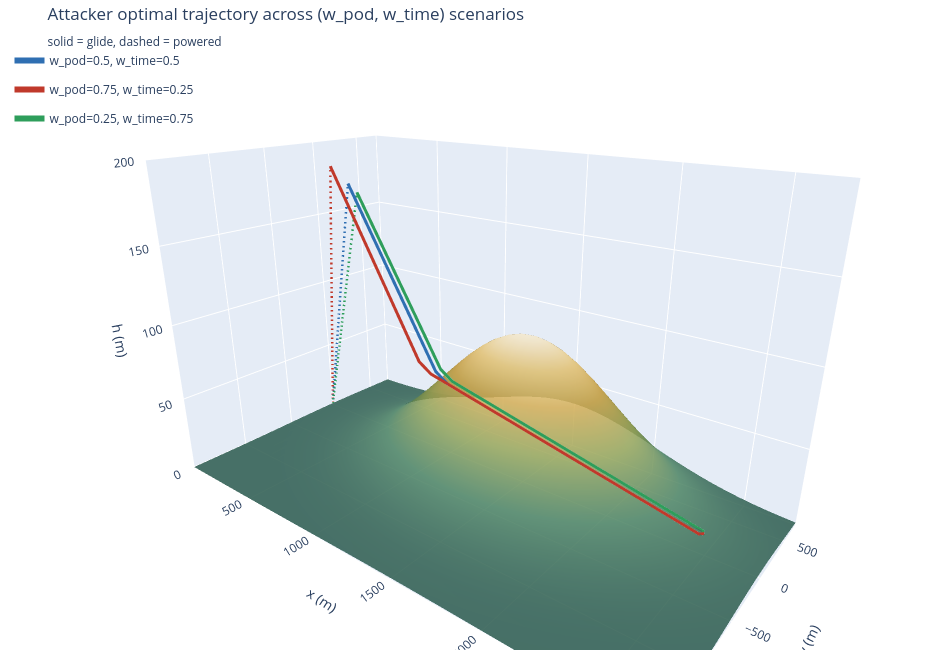

The code cell stored with this chart in its notebook:
### Code cell
terrain = results[0]["geometry"]["primary_result"]["terrain_arrays"]

terrain_colorscale = [
    [0.00, "#1f4e42"], [0.25, "#3f7757"], [0.50, "#8a9a4e"],
    [0.72, "#c8a24a"], [0.88, "#e6c983"], [1.00, "#f5ecd6"],
]

surface = go.Surface(
    x=terrain["x"], y=terrain["y"], z=np.asarray(terrain["height"]).T,
    colorscale=terrain_colorscale, cmin=0.0, cmax=100.0, showscale=False,
    opacity=0.85, hoverinfo="skip", name="terrain",
    lighting=dict(ambient=0.6, diffuse=0.7, specular=0.1, roughness=0.9),
    lightposition=dict(x=-1500, y=-1500, z=2000),
)

traces = [surface]
for result in results:
    trajectory = result["trajectory"]
    powered_path = result["powered_path"]
    label = f"w_pod={result['w_pod']}, w_time={result['w_time']}"
    traces.append(go.Scatter3d(
        x=powered_path[:, 0], y=powered_path[:, 1], z=powered_path[:, 2],
        mode="lines", line=dict(color=result["color"], width=5, dash="dash"),
        name=f"{label} (powered)", legendgroup=label, showlegend=False,
        hovertemplate="x=%{x:.0f}<br>y=%{y:.0f}<br>h=%{z:.1f}<extra></extra>",
    ))
    traces.append(go.Scatter3d(
        x=trajectory[:, 0], y=trajectory[:, 1], z=trajectory[:, 2],
        mode="lines", line=dict(color=result["color"], width=6),
        name=label, legendgroup=label,
        hovertemplate="x=%{x:.0f}<br>y=%{y:.0f}<br>h=%{z:.1f}<extra></extra>",
    ))

fig = go.Figure(data=traces)
fig.update_layout(
    scene=dict(
        xaxis=dict(title="x (m)", range=[0, 2750]),
        yaxis=dict(title="y (m)", range=[-1500, 750]),
        zaxis=dict(title="h (m)", range=[0, 200]),
        aspectmode="manual",
        aspectratio=dict(x=2750 / 1500, y=1500 / 1500, z=1.1),
        camera=dict(eye=dict(x=1.35, y=-1.7, z=0.85)),
    ),
    legend=dict(x=0.01, y=0.99, bgcolor="rgba(255,255,255,0.6)"),
    margin=dict(l=0, r=0, t=40, b=0),
    title="Attacker optimal trajectory across (w_pod, w_time) scenarios<br>"
          "<sub>solid = glide, dashed = powered</sub>",
    width=950, height=650,
)
fig

### Figure 1 — Plotly figure (JSON) as saved in the notebook; plotly's stock layout.template omitted (floating-point values rounded to 4 significant figures; data arrays with more than 128 entries replaced by an {"elided": "..."} marker saying what was removed)
{"data": [{"cmax": 100, "cmin": 0, "colorscale": [[0, "#1f4e42"], [0.25, "#3f7757"], [0.5, "#8a9a4e"], [0.72, "#c8a24a"], [0.88, "#e6c983"], [1, "#f5ecd6"]], "hoverinfo": "skip", "lighting": {"ambient": 0.6, "diffuse": 0.7, "roughness": 0.9, "specular": 0.1}, "lightposition": {"x": -1500, "y": -1500, "z": 2000}, "name": "terrain", "opacity": 0.85, "showscale": false, "type": "surface", "x": [0.0, 68.75, 137.5, 206.2, 275.0, 343.8, 412.5, 481.2, 550.0, 618.8, 687.5, 756.2, 825.0, 893.8, 962.5, 1031.0, 1100.0, 1169.0, 1238.0, 1306.0, 1375.0, 1444.0, 1512.0, 1581.0, 1650.0, 1719.0, 1788.0, 1856.0, 1925.0, 1994.0, 2062.0, 2131.0, 2200.0, 2269.0, 2338.0, 2406.0, 2475.0, 2544.0, 2612.0, 2681.0, 2750.0], "y": [-1500.0, -1450.0, -1400.0, -1350.0, -1300.0, -1250.0, -1200.0, -1150.0, -1100.0, -1050.0, -1000.0, -950.0, -900.0, -850.0, -800.0, -750.0, -700.0, -650.0, -600.0, -550.0, -500.0, -450.0, -400.0, -350.0, -300.0, -250.0, -200.0, -150.0, -100.0, -50.0, 0.0, 50.0, 100.0, 150.0, 200.0, 250.0, 300.0, 350.0, 400.0, 450.0, 500.0, 550.0, 600.0, 650.0, 700.0, 750.0, 800.0, 850.0, 900.0, 950.0, 1000.0, 1050.0, 1100.0, 1150.0, 1200.0, 1250.0, 1300.0, 1350.0, 1400.0, 1450.0, 1500.0], "z": {"elided": "61x41 float values"}}, {"hovertemplate": "x=%{x:.0f}<br>y=%{y:.0f}<br>h=%{z:.1f}<extra></extra>", "legendgroup": "w_pod=0.5, w_time=0.5", "line": {"color": "#2f6fb2", "dash": "dash", "width": 5}, "mode": "lines", "name": "w_pod=0.5, w_time=0.5 (powered)", "showlegend": false, "type": "scatter3d", "x": [0.0, 34.38, 68.75, 103.1, 137.5, 171.9, 206.2, 240.6, 275.0], "y": [0.0, 0.0, 0.0, 0.0, 0.0, 0.0, 0.0, 0.0, 0.0], "z": [1.111, 22.85, 44.58, 66.32, 88.06, 109.8, 131.5, 153.3, 175.0]}, {"hovertemplate": "x=%{x:.0f}<br>y=%{y:.0f}<br>h=%{z:.1f}<extra></extra>", "legendgroup": "w_pod=0.5, w_time=0.5", "line": {"color": "#2f6fb2", "width": 6}, "mode": "lines", "name": "w_pod=0.5, w_time=0.5", "type": "scatter3d", "x": [275.0, 343.8, 412.5, 481.2, 550.0, 618.8, 687.5, 756.2, 825.0, 893.8, 962.5, 1031.0, 1100.0, 1169.0, 1238.0, 1306.0, 1375.0, 1444.0, 1512.0, 1581.0, 1650.0, 1719.0, 1788.0, 1856.0, 1925.0, 1994.0, 2062.0, 2131.0, 2200.0, 2269.0, 2338.0, 2406.0, 2475.0, 2489.0], "y": [0.0, -50.0, -100.0, -150.0, -200.0, -250.0, -300.0, -350.0, -400.0, -450.0, -500.0, -550.0, -600.0, -650.0, -700.0, -750.0, -800.0, -800.0, -750.0, -700.0, -650.0, -600.0, -550.0, -500.0, -450.0, -400.0, -350.0, -300.0, -250.0, -200.0, -150.0, -100.0, -50.0, -10.55], "z": [175.0, 170.0, 165.0, 160.0, 155.0, 150.0, 145.0, 140.0, 135.0, 130.0, 125.0, 120.0, 115.0, 110.0, 105.0, 100.0, 95.0, 90.0, 85.0, 80.0, 75.0, 70.0, 65.0, 60.0, 55.0, 50.0, 45.0, 40.0, 35.0, 30.0, 25.0, 20.0, 15.0, 14.27]}, {"hovertemplate": "x=%{x:.0f}<br>y=%{y:.0f}<br>h=%{z:.1f}<extra></extra>", "legendgroup": "w_pod=0.75, w_time=0.25", "line": {"color": "#c0392b", "dash": "dash", "width": 5}, "mode": "lines", "name": "w_pod=0.75, w_time=0.25 (powered)", "showlegend": false, "type": "scatter3d", "x": [0.0, 17.19, 34.38, 51.56, 68.75, 85.94, 103.1, 120.3, 137.5], "y": [0.0, 0.0, 0.0, 0.0, 0.0, 0.0, 0.0, 0.0, 0.0], "z": [1.111, 24.1, 47.08, 70.07, 93.06, 116.0, 139.0, 162.0, 185.0]}, {"hovertemplate": "x=%{x:.0f}<br>y=%{y:.0f}<br>h=%{z:.1f}<extra></extra>", "legendgroup": "w_pod=0.75, w_time=0.25", "line": {"color": "#c0392b", "width": 6}, "mode": "lines", "name": "w_pod=0.75, w_time=0.25", "type": "scatter3d", "x": [137.5, 206.2, 275.0, 343.8, 412.5, 481.2, 550.0, 618.8, 687.5, 756.2, 825.0, 893.8, 962.5, 1031.0, 1100.0, 1169.0, 1238.0, 1306.0, 1375.0, 1444.0, 1512.0, 1581.0, 1650.0, 1719.0, 1788.0, 1856.0, 1925.0, 1994.0, 2062.0, 2131.0, 2200.0, 2269.0, 2338.0, 2406.0, 2475.0, 2489.0], "y": [0.0, -50.0, -100.0, -150.0, -200.0, -250.0, -300.0, -350.0, -400.0, -450.0, -500.0, -550.0, -600.0, -650.0, -700.0, -750.0, -800.0, -850.0, -850.0, -800.0, -750.0, -700.0, -650.0, -600.0, -550.0, -500.0, -450.0, -400.0, -350.0, -300.0, -250.0, -200.0, -150.0, -100.0, -50.0, -10.55], "z": [185.0, 180.0, 175.0, 170.0, 165.0, 160.0, 155.0, 150.0, 145.0, 140.0, 135.0, 130.0, 125.0, 120.0, 115.0, 110.0, 105.0, 100.0, 95.0, 90.0, 85.0, 80.0, 75.0, 70.0, 65.0, 60.0, 55.0, 50.0, 45.0, 40.0, 35.0, 30.0, 25.0, 20.0, 15.0, 14.27]}, {"hovertemplate": "x=%{x:.0f}<br>y=%{y:.0f}<br>h=%{z:.1f}<extra></extra>", "legendgroup": "w_pod=0.25, w_time=0.75", "line": {"color": "#2e9e5b", "dash": "dash", "width": 5}, "mode": "lines", "name": "w_pod=0.25, w_time=0.75 (powered)", "showlegend": false, "type": "scatter3d", "x": [0.0, 42.97, 85.94, 128.9, 171.9, 214.8, 257.8, 300.8, 343.8], "y": [0.0, 0.0, 0.0, 0.0, 0.0, 0.0, 0.0, 0.0, 0.0], "z": [1.111, 22.22, 43.33, 64.44, 85.56, 106.7, 127.8, 148.9, 170.0]}, {"hovertemplate": "x=%{x:.0f}<br>y=%{y:.0f}<br>h=%{z:.1f}<extra></extra>", "legendgroup": "w_pod=0.25, w_time=0.75", "line": {"color": "#2e9e5b", "width": 6}, "mode": "lines", "name": "w_pod=0.25, w_time=0.75", "type": "scatter3d", "x": [343.8, 412.5, 481.2, 550.0, 618.8, 687.5, 756.2, 825.0, 893.8, 962.5, 1031.0, 1100.0, 1169.0, 1238.0, 1306.0, 1375.0, 1444.0, 1512.0, 1581.0, 1650.0, 1719.0, 1788.0, 1856.0, 1925.0, 1994.0, 2062.0, 2131.0, 2200.0, 2269.0, 2338.0, 2406.0, 2475.0, 2485.0], "y": [0.0, -50.0, -100.0, -150.0, -200.0, -250.0, -300.0, -350.0, -400.0, -450.0, -500.0, -550.0, -600.0, -650.0, -700.0, -750.0, -750.0, -700.0, -650.0, -600.0, -550.0, -500.0, -450.0, -400.0, -350.0, -300.0, -250.0, -200.0, -150.0, -100.0, -50.0, 0.0, 0.0], "z": [170.0, 165.0, 160.0, 155.0, 150.0, 145.0, 140.0, 135.0, 130.0, 125.0, 120.0, 115.0, 110.0, 105.0, 100.0, 95.0, 90.0, 85.0, 80.0, 75.0, 70.0, 65.0, 60.0, 55.0, 50.0, 45.0, 40.0, 35.0, 30.0, 25.0, 20.0, 15.0, 14.82]}], "layout": {"height": 650, "legend": {"bgcolor": "rgba(255,255,255,0.6)", "x": 0.01, "y": 0.99}, "margin": {"b": 0, "l": 0, "r": 0, "t": 40}, "scene": {"aspectmode": "manual", "aspectratio": {"x": 1.833, "y": 1, "z": 1.1}, "camera": {"eye": {"x": 1.35, "y": -1.7, "z": 0.85}}, "xaxis": {"range": [0, 2750], "title": {"text": "x (m)"}}, "yaxis": {"range": [-1500, 750], "title": {"text": "y (m)"}}, "zaxis": {"range": [0, 200], "title": {"text": "h (m)"}}}, "title": {"text": "Attacker optimal trajectory across (w_pod, w_time) scenarios<br><sub>solid = glide, dashed = powered</sub>"}, "width": 950}}
